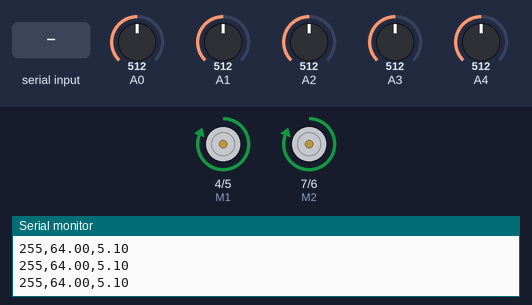
Recording of a sketch running on a simulated Arduino Uno, built with avr-gcc and run on an emulated ATmega328P. Parts: direction and speed pins drawn as motors (green arrow = direction pin HIGH = forward, orange = LOW = backward, longer = more drive), the last lines printed to the serial monitor. The test bench sets the inputs (shaded band); at power-on: A1 = 512, A0 = 512, A2 = 512, A3 = 512, A4 = 512.

Above: at 6.2 s.
6.3 s: A1 set to 498
At 7.5 s:
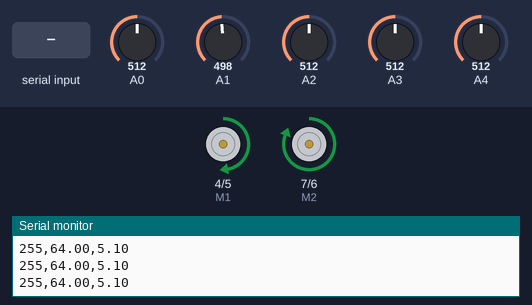
7.8 s: A0 set to 504
At 8.3 s:
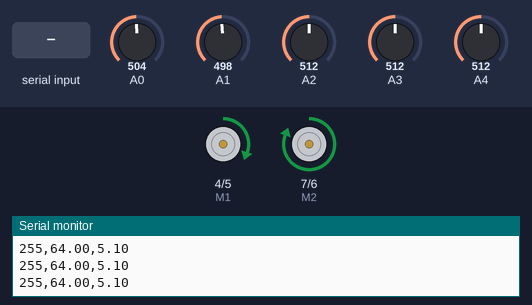
9.3 s: A2 set to 493
At 9.8 s:
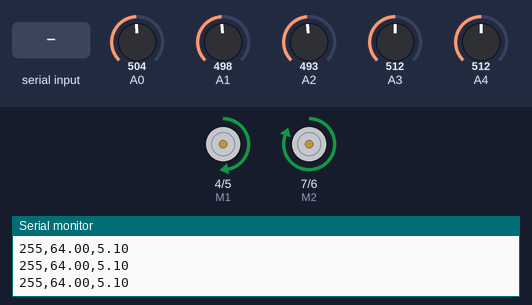
10.8 s: "s" received over Serial
At 11.8 s:
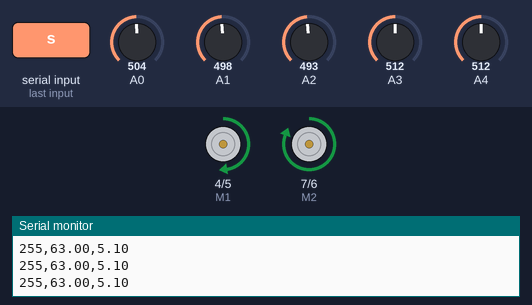
12.3 s: "." received over Serial
At 13.5 s:
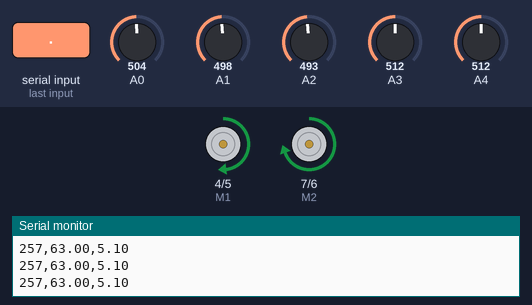
13.8 s: A0 set to 716
At 14.4 s:
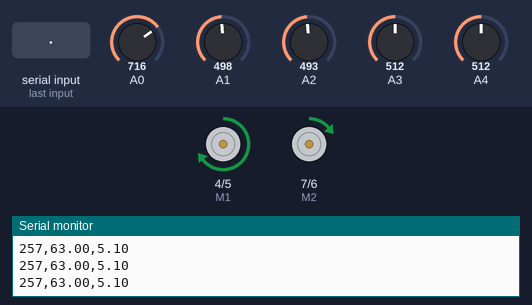
Timing chart, 0 to 16.3 s (numbered marks = the images above; inputs shaded):
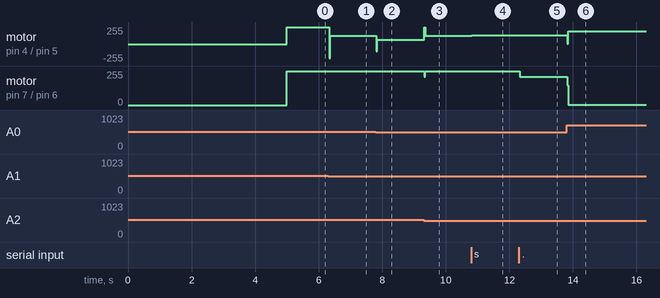

Measured:
- the behaviour switches between 512 and 511 on A1 (found by bisection; images 0 and 1)
- the behaviour switches between 512 and 511 on A0 (found by bisection; images 1 and 2)
- the behaviour switches between 512 and 511 on A2 (found by bisection; images 2 and 3)
- after the input at 6.3 s, motor on pin 4 (M1) / pin 5 (E1): forward 255/255 → forward 127/255 at once
- after the input at 7.8 s, motor on pin 4 (M1) / pin 5 (E1): forward 127/255 → forward 63/255 at once
- after the input at 9.3 s, motor on pin 4 (M1) / pin 5 (E1): forward 63/255 → forward 127/255 at once; motor on pin 7 (M2) / pin 6 (E2): forward 255/255 → forward 213/255 at once, → forward 255/255 0.03 s later
- after the input at 10.8 s, motor on pin 4 (M1) / pin 5 (E1): forward 127/255 → forward 129/255 at once
- after the input at 12.3 s, motor on pin 4 (M1) / pin 5 (E1): forward 129/255 → forward 131/255 at once; motor on pin 7 (M2) / pin 6 (E2): forward 255/255 → forward 213/255 at once
- after the input at 13.8 s, motor on pin 4 (M1) / pin 5 (E1): forward 131/255 → forward 194/255 at once; motor on pin 7 (M2) / pin 6 (E2): forward 213/255 → forward 1/255 at once

The sketch:

line_following_code_step_3.ino
```cpp
int sensorValue[5] = {
  0, 0, 0, 0, 0};         // the sensor value
int sensorMin[5] = {
  1023, 1023, 1023, 1023, 1023};        // minimum sensor value
int sensorMax[5] = {
  0, 0, 0, 0, 0};           // maximum sensor value
boolean sensor_state[5] = {
  0, 0, 0, 0, 0};
byte Map = 0;
float input, output, P, D, lastinput;
unsigned long lastTime, SampleTime;
int inByte = 0;
int E1 = 5;
int M1 = 4;
int E2 = 6;
int M2 = 7;
int MaxSpeed = 255;


void setup()
{
  P = 64.0;
  D = 5.1;
  SampleTime = 30;

  Serial.begin(9600);
  pinMode(M1, OUTPUT);
  pinMode(M2, OUTPUT);

  while (millis() < 5000)
  {
    for (int i = 0; i<=4; i++)
    {
      sensorValue[i] = analogRead(i);
      if (sensorValue[i] > sensorMax[i])		sensorMax[i] = sensorValue[i];
      if (sensorValue[i] < sensorMin[i])		sensorMin[i] = sensorValue[i];
    }
  }
}
void loop()
{
  Map = 0;
  for (int i = 0; i <= 4; i++)
  {
    if (analogRead(i) < (sensorMin[i] + (sensorMax[i]-sensorMin[i])/3))
      sensor_state[i] = 1;
    if (analogRead(i) > (sensorMin[i] + (sensorMax[i]-sensorMin[i])*2/3))
      sensor_state[i] = 0;
    Map = Map | sensor_state[i];
    Map = Map << 1;
  }


  //  changle the sensorMap to input
  switch (Map)
  {
  case B100000:
    input = -4;
    break;
  case B110000:
    input = -3;
    break;
  case B010000:
    input = -2;
    break;
  case B111000:
    input  = -2;
    break;
  case B011000:
    input = -1;
    break;
  case B001000:
    input = 0;
    break;
  case B001100:
    input = 1;
    break;
  case B000100:
    input = 2;
    break;
  case B001110:
    input = 2;
    break;
  case B000110:
    input = 3;
    break;
  case B000010:
    input = 4;
    break;
  }
  unsigned long now = millis();
  unsigned long timeChange = (now - lastTime);
  if (timeChange >= SampleTime)
  {
    output = -P*input- D*(input - lastinput)/(SampleTime*1e-3);
    output = constrain(output, -2*MaxSpeed, 2*MaxSpeed);

    Serial.print(MaxSpeed);
    Serial.print(",");
    Serial.print(P);
    Serial.print(",");
    Serial.println(D);


    if (output > -MaxSpeed && output <0)
    {
      digitalWrite(M1,HIGH);
      digitalWrite(M2, HIGH);
      analogWrite(E1, MaxSpeed);
      analogWrite(E2, MaxSpeed - abs(output));
    }
    else if(output >= 0 && output < MaxSpeed)
    {
      digitalWrite(M1,HIGH);
      digitalWrite(M2, HIGH);
      analogWrite(E1, MaxSpeed - abs(output));
      analogWrite(E2, MaxSpeed);
    }
    else if(output >= MaxSpeed && output <= 2*MaxSpeed)
    {
      digitalWrite(M1,LOW);   //反轉
      digitalWrite(M2, HIGH);
      analogWrite(E1, abs(output) - MaxSpeed);
      analogWrite(E2, MaxSpeed);
    }
    else if(output >= -2*MaxSpeed && output <= -MaxSpeed)
    {
      digitalWrite(M1,HIGH);
      digitalWrite(M2, LOW);     //反轉
      analogWrite(E1, MaxSpeed);
      analogWrite(E2, abs(output) - MaxSpeed);
    }
    lastTime = now;
    lastinput = input;
  }
  if (Serial.available()>0)
  {
    int inByte = Serial.read();
    if  (inByte == 'w')  P++;
    if  (inByte == 's')  P--;
    if  (inByte == 'd')  D+=.1;
    if  (inByte == 'a')  D-=.1;
    if  (inByte == ',')  MaxSpeed -=2;
    if (inByte =='.')   MaxSpeed +=2;
  }
}
```
